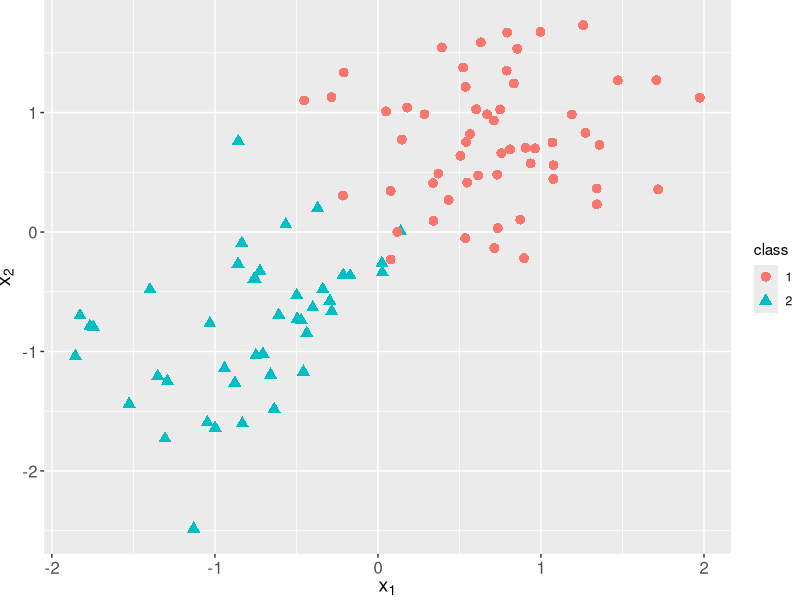
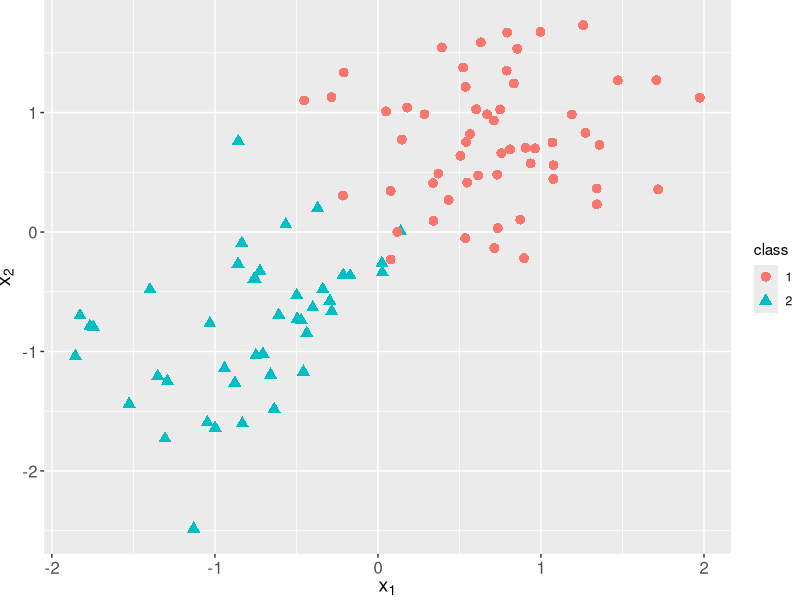

The R source for these figures, in order:
library(mlbench)
library(ggplot2)
library(viridis)
# 2 classes
p <- mlbench.2dnormals(n = 100, cl = 2, r = 1, sd = 0.5)

data <- data.frame(x1 = p$x[,1], x2 = p$x[,2], class = p$classes)

classif_plot <- ggplot(data = data, 
                       mapping = aes(x = x1, y = x2, color = class)) +
  geom_point(aes(shape= class), size = 3)+
  xlab(expression(x[1]))+
  ylab(expression (x[2]))+
  theme(axis.text=element_text(size=12),
        axis.title=element_text(size=14,face="bold")) +
  theme(plot.margin=grid::unit(c(0,0,0,0), "mm"))

classif_plot 

ggsave(filename = "../figure/ml-basics-supervised-classif-task.png",
       plot = classif_plot, width = 4.5, height = 3, units = "in")
